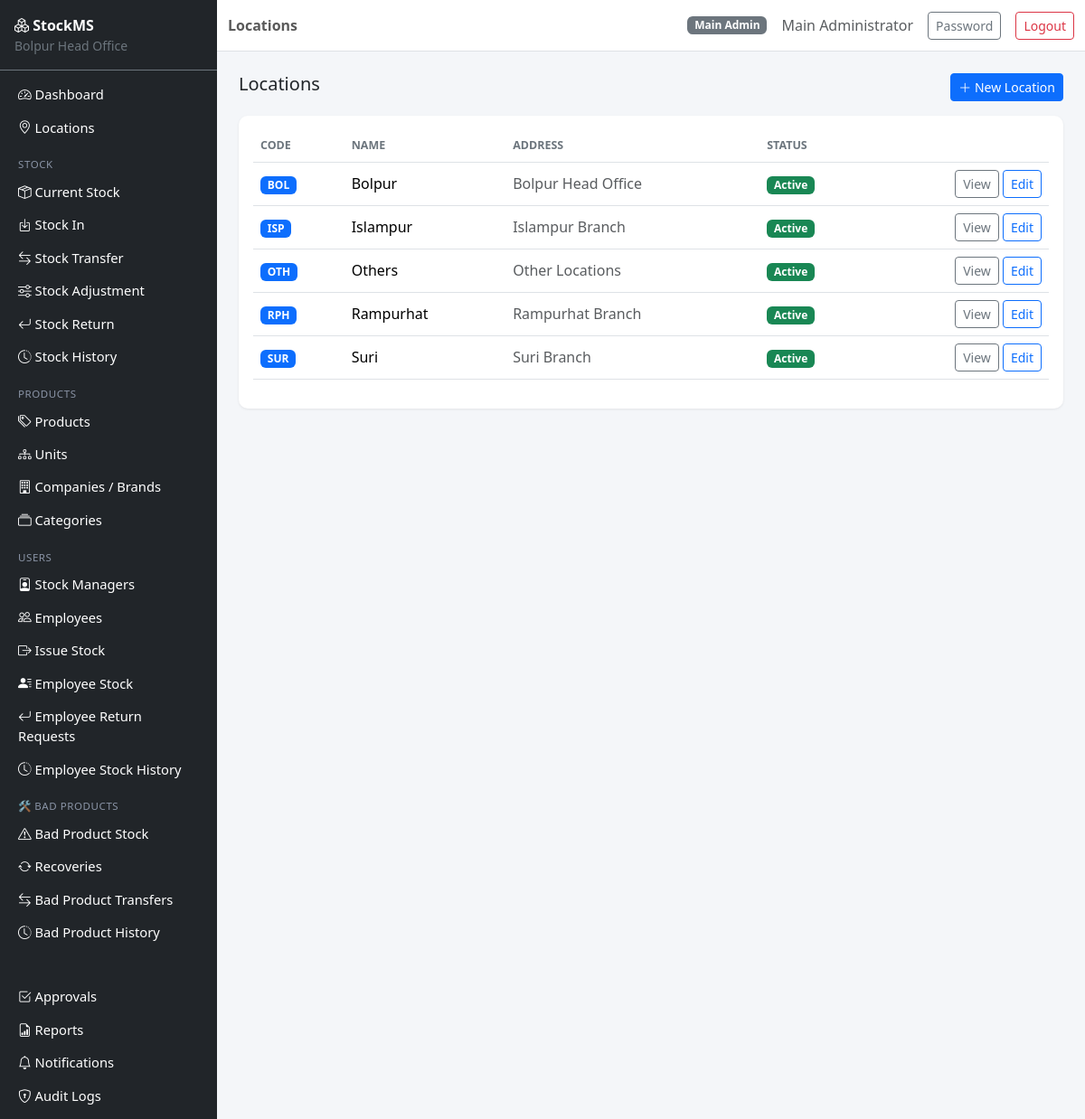
Page /locations/ (signed in) on the committed database.
### app/models.py (models this page shows, shortened)
class User(UserMixin, db.Model):
    __tablename__ = "users"
    id = db.Column(db.Integer, primary_key=True)
    username = db.Column(db.String(64), unique=True, nullable=False, index=True)
    email = db.Column(db.String(120), unique=True, nullable=False, index=True)
    password_hash = db.Column(db.String(255), nullable=False)
    full_name = db.Column(db.String(120), nullable=False)
    role = db.Column(db.String(20), nullable=False, default=ROLE_EMPLOYEE)
    is_active = db.Column(db.Boolean, default=True, nullable=False)
    created_at = db.Column(db.DateTime, default=datetime.utcnow)
    updated_at = db.Column(db.DateTime, default=datetime.utcnow, onupdate=datetime.utcnow)
    last_login_at = db.Column(db.DateTime)
    manager_assignments = db.relationship(
        "StockManagerAssignment", back_populates="user", foreign_keys="StockManagerAssignment.user_id"
    )
    employee_profile = db.relationship(
        "Employee", back_populates="user", uselist=False, foreign_keys="Employee.user_id"
    )
    def is_main_admin(self):
        return self.role == ROLE_MAIN_ADMIN
    def is_employee(self):
        return self.role == ROLE_EMPLOYEE

class Location(db.Model):
    __tablename__ = "locations"
    id = db.Column(db.Integer, primary_key=True)
    code = db.Column(db.String(10), unique=True, nullable=False)
    name = db.Column(db.String(120), nullable=False)
    address = db.Column(db.String(255))
    is_active = db.Column(db.Boolean, default=True, nullable=False)
    created_at = db.Column(db.DateTime, default=datetime.utcnow)
    updated_at = db.Column(db.DateTime, default=datetime.utcnow, onupdate=datetime.utcnow)
    manager_assignments = db.relationship("StockManagerAssignment", back_populates="location")
    employees = db.relationship("Employee", back_populates="location")

### app/blueprints/locations/routes.py (the view)
@bp.route("/")
@login_required
def list_locations():
    if current_user.is_main_admin():
        locations = Location.query.order_by(Location.name).all()
    else:
        from app.services.permission_service import accessible_location_ids
        ids = accessible_location_ids(current_user) or []
        locations = Location.query.filter(Location.id.in_(ids)).order_by(Location.name).all()
    return render_template("locations/list.html", locations=locations)

### app/templates/locations/list.html
{% extends "base.html" %}
{% block page_title %}Locations{% endblock %}
{% block content %}
<div class="d-flex justify-content-between mb-3">
    <h5 class="mb-0">Locations</h5>
    {% if current_user.is_main_admin() %}
    <a href="{{ url_for('locations.new_location') }}" class="btn btn-primary btn-sm"><i class="bi bi-plus-lg"></i> New Location</a>
    {% endif %}
</div>
<div class="card">
    <div class="card-body">
        <table class="table table-hover align-middle">
            <thead><tr><th>Code</th><th>Name</th><th>Address</th><th>Status</th><th></th></tr></thead>
            <tbody>
            {% for loc in locations %}
                <tr>
                    <td><span class="badge bg-primary">{{ loc.code }}</span></td>
                    <td>{{ loc.name }}</td>
                    <td class="text-muted">{{ loc.address or '-' }}</td>
                    <td>{% if loc.is_active %}<span class="badge bg-success">Active</span>{% else %}<span class="badge bg-secondary">Inactive</span>{% endif %}</td>
                    <td class="text-end">
                        <a href="{{ url_for('locations.view_location', location_id=loc.id) }}" class="btn btn-sm btn-outline-secondary">View</a>
                        {% if current_user.is_main_admin() %}
                        <a href="{{ url_for('locations.edit_location', location_id=loc.id) }}" class="btn btn-sm btn-outline-primary">Edit</a>
                        {% endif %}
                    </td>
                </tr>
            {% else %}
                <tr><td colspan="5" class="text-muted text-center py-4">No locations found.</td></tr>
            {% endfor %}
            </tbody>
        </table>
    </div>
</div>
{% endblock %}

### app/templates/base.html (shortened to what this page needs)
<!DOCTYPE html>
<html lang="en">
<head>
    <link href="https://cdn.jsdelivr.net/npm/bootstrap@5.3.3/dist/css/bootstrap.min.css" rel="stylesheet">
    <link href="https://cdn.jsdelivr.net/npm/bootstrap-icons@1.11.3/font/bootstrap-icons.css" rel="stylesheet">
    <link href="{{ url_for('static', filename='css/app.css') }}" rel="stylesheet">
</head>
<body>
{% if current_user.is_authenticated %}
<div class="d-flex" id="wrapper">
    <nav class="sidebar bg-dark text-white" id="sidebar">
        <div class="sidebar-brand p-3 border-bottom border-secondary">
            <i class="bi bi-boxes"></i> <strong>StockMS</strong>
            <div class="small text-secondary">Bolpur Head Office</div>
        </div>
        <ul class="nav flex-column p-2">
            <li class="nav-item"><a class="nav-link text-white" href="{{ url_for('main.dashboard') }}"><i class="bi bi-speedometer2"></i> Dashboard</a></li>
            {% if current_user.is_main_admin() %}
            <li class="nav-item"><a class="nav-link text-white" href="{{ url_for('locations.list_locations') }}"><i class="bi bi-geo-alt"></i> Locations</a></li>
            {% endif %}
            <li class="nav-item sidebar-heading">Stock</li>
            <li class="nav-item"><a class="nav-link text-white" href="{{ url_for('stock.current_stock') }}"><i class="bi bi-box-seam"></i> Current Stock</a></li>
            {% if current_user.is_main_admin() or current_user.is_stock_manager() %}
            <li class="nav-item"><a class="nav-link text-white" href="{{ url_for('stock.stock_in') }}"><i class="bi bi-box-arrow-in-down"></i> Stock In</a></li>
            {% endif %}
            <li class="nav-item"><a class="nav-link text-white" href="{{ url_for('transfers.list_transfers') }}"><i class="bi bi-arrow-left-right"></i> Stock Transfer</a></li>
            <li class="nav-item"><a class="nav-link text-white" href="{{ url_for('adjustments.list_adjustments') }}"><i class="bi bi-sliders"></i> Stock Adjustment</a></li>
            <li class="nav-item"><a class="nav-link text-white" href="{{ url_for('returns.list_returns') }}"><i class="bi bi-arrow-return-left"></i> Stock Return</a></li>
            <li class="nav-item"><a class="nav-link text-white" href="{{ url_for('stock.stock_history') }}"><i class="bi bi-clock-history"></i> Stock History</a></li>
            <li class="nav-item sidebar-heading">Products</li>
            <li class="nav-item"><a class="nav-link text-white" href="{{ url_for('catalog.list_products') }}"><i class="bi bi-tags"></i> Products</a></li>
            {% if current_user.is_main_admin() %}
            <li class="nav-item"><a class="nav-link text-white" href="{{ url_for('catalog.list_units') }}"><i class="bi bi-diagram-3"></i> Units</a></li>
            <li class="nav-item"><a class="nav-link text-white" href="{{ url_for('catalog.list_brands') }}"><i class="bi bi-building"></i> Companies / Brands</a></li>
            <li class="nav-item"><a class="nav-link text-white" href="{{ url_for('catalog.list_categories') }}"><i class="bi bi-collection"></i> Categories</a></li>
            {% endif %}
            {% if current_user.is_main_admin() or current_user.is_stock_manager() %}
            <li class="nav-item sidebar-heading">Users</li>
            {% if current_user.is_main_admin() %}
            <li class="nav-item"><a class="nav-link text-white" href="{{ url_for('users.list_stock_managers') }}"><i class="bi bi-person-badge"></i> Stock Managers</a></li>
            {% endif %}
            <li class="nav-item"><a class="nav-link text-white" href="{{ url_for('users.list_employees') }}"><i class="bi bi-people"></i> Employees</a></li>
            <li class="nav-item"><a class="nav-link text-white" href="{{ url_for('employee_stock.issue_stock') }}"><i class="bi bi-box-arrow-right"></i> Issue Stock</a></li>
            <li class="nav-item"><a class="nav-link text-white" href="{{ url_for('employee_stock.employee_stock_overview') }}"><i class="bi bi-person-lines-fill"></i> Employee Stock</a></li>
            <li class="nav-item"><a class="nav-link text-white" href="{{ url_for('employee_stock.list_returns') }}"><i class="bi bi-arrow-return-left"></i> Employee Return Requests</a></li>
            <li class="nav-item"><a class="nav-link text-white" href="{{ url_for('employee_stock.history') }}"><i class="bi bi-clock-history"></i> Employee Stock History</a></li>
            {% endif %}
            <li class="nav-item sidebar-heading">🛠 Bad Products</li>
            <li class="nav-item"><a class="nav-link text-white" href="{{ url_for('bad_products.stock') }}"><i class="bi bi-exclamation-triangle"></i> Bad Product Stock</a></li>
            <li class="nav-item"><a class="nav-link text-white" href="{{ url_for('bad_products.list_recoveries') }}"><i class="bi bi-arrow-repeat"></i> Recoveries</a></li>
            <li class="nav-item"><a class="nav-link text-white" href="{{ url_for('bad_products.list_transfers') }}"><i class="bi bi-arrow-left-right"></i> Bad Product Transfers</a></li>
            <li class="nav-item"><a class="nav-link text-white" href="{{ url_for('bad_products.history') }}"><i class="bi bi-clock-history"></i> Bad Product History</a></li>
            <li class="nav-item sidebar-heading">&nbsp;</li>
            <li class="nav-item"><a class="nav-link text-white" href="{{ url_for('approvals.pending') }}"><i class="bi bi-check2-square"></i> Approvals</a></li>
            <li class="nav-item"><a class="nav-link text-white" href="{{ url_for('reports.index') }}"><i class="bi bi-file-earmark-bar-graph"></i> Reports</a></li>
            <li class="nav-item"><a class="nav-link text-white" href="{{ url_for('notifications.list_notifications') }}"><i class="bi bi-bell"></i> Notifications
            </a></li>
            {% if current_user.is_main_admin() %}
            <li class="nav-item"><a class="nav-link text-white" href="{{ url_for('audit.list_audit_logs') }}"><i class="bi bi-shield-lock"></i> Audit Logs</a></li>
            {% endif %}
        </ul>
    </nav>
    <div class="flex-grow-1">
        <nav class="navbar navbar-expand-lg navbar-light bg-white border-bottom sticky-top">
            <div class="container-fluid">
                <span class="navbar-text fw-semibold">{% block page_title %}{% endblock %}</span>
                <div class="ms-auto d-flex align-items-center gap-3">
                    <span class="badge bg-secondary">{{ current_user.role.replace('_',' ')|title }}</span>
                    <span class="text-muted">{{ current_user.full_name }}</span>
                    <a href="{{ url_for('auth.change_password') }}" class="btn btn-sm btn-outline-secondary">Password</a>
                    <a href="{{ url_for('auth.logout') }}" class="btn btn-sm btn-outline-danger">Logout</a>
                </div>
            </div>
        </nav>
        <main class="container-fluid p-4">
            {% block content %}{% endblock %}
        </main>
    </div>
</div>
{% endif %}
</body>
</html>

### app/static/css/app.css (style rules this page uses)
body { background-color: #f4f6f9; }
.sidebar { width: 240px; min-height: 100vh; }
.sidebar .nav-link { padding: 0.45rem 0.75rem; border-radius: 6px; font-size: 0.92rem; }
.sidebar-heading { color: #8a94a6; text-transform: uppercase; font-size: 0.72rem; letter-spacing: .05em; padding: 0.9rem 0.75rem 0.2rem; }
.card { border: none; box-shadow: 0 1px 3px rgba(0,0,0,0.08); border-radius: 10px; }
.table thead th { font-size: 0.78rem; text-transform: uppercase; color: #6c757d; border-top: none; }

### rows in the picture
User: role.replace "Main Admin", full_name "Main Administrator"
Location: code "BOL", name "Bolpur", address "Bolpur Head Office", is_active "Active"
Location: code "ISP", name "Islampur", address "Islampur Branch", is_active "Active"
Location: code "OTH", name "Others", address "Other Locations", is_active "Active"
Location: code "RPH", name "Rampurhat", address "Rampurhat Branch", is_active "Active"
Location: code "SUR", name "Suri", address "Suri Branch", is_active "Active"
